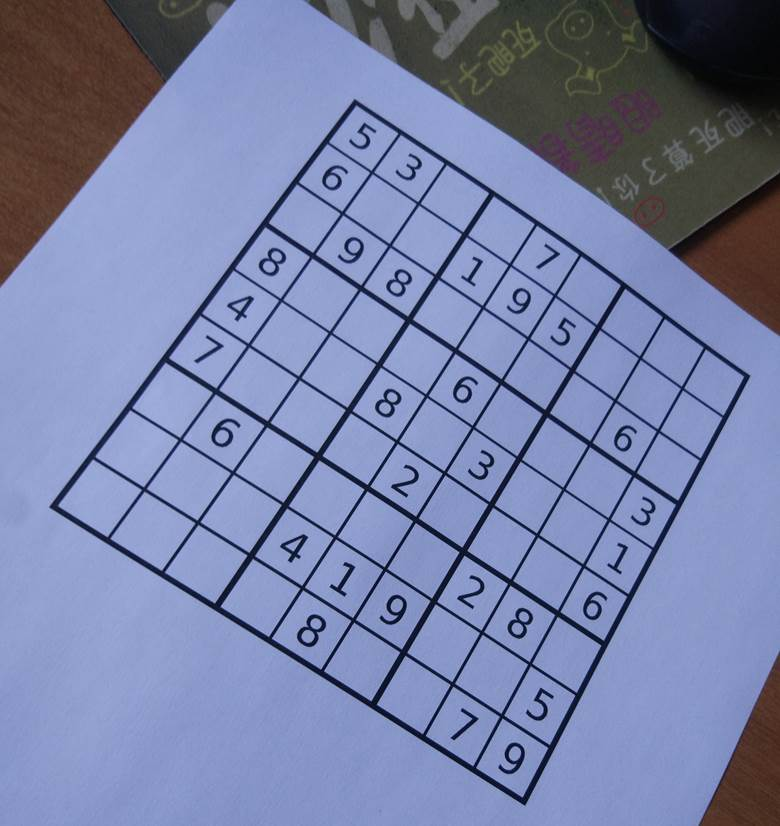
#> input picture data/sudoku1.jpg, 780 x 826 px
$ jupyter execute --allow-errors sudoku_part3.ipynb
#> lines starting #> are read from the running program, lines starting #| are printed output that depends on the picture; after the words box and inside, x2 and y2 are one past the last pixel; in counts of white or black regions, pixels touching at a corner belong together
[cell 1]
import numpy as np
import cv2
import matplotlib.pyplot as plt
from mpl_toolkits.axes_grid1 import ImageGrid
import os
from tqdm import tqdm
from sudoku import Sudoku as PySudoku

[cell 2]
def sudoku_part1(img):
    '''Integrated from Part 1.'''
    # Denoise.
    denoisedImg = cv2.medianBlur(img, 5)
    # Threashold.
    threshedImg = cv2.adaptiveThreshold(denoisedImg, 255, cv2.ADAPTIVE_THRESH_GAUSSIAN_C, cv2.THRESH_BINARY, 11, 0)
    threshedImg = cv2.medianBlur(threshedImg, 7)
    # Find contour.
    contours, _ = cv2.findContours(threshedImg, cv2.RETR_EXTERNAL, cv2.CHAIN_APPROX_SIMPLE)
    contours = sorted(contours, key=lambda x: cv2.contourArea(x))[::-1]
    puzzleContour = contours[0]
    # Find corners.
    perimeterContour = cv2.arcLength(puzzleContour, True)
    for i in range(0, 100):
        corners = cv2.approxPolyDP(puzzleContour, i / 100.0 * perimeterContour, True)
        if len(corners) == 4:
            break
    corners = np.array(corners).squeeze()
    # Get corners mapping.
    edgeLengths = [cv2.arcLength(np.array([corners[i], corners[j]]), False) for (i, j) in [(0, 1), (1, 2), (2, 3), (3, 1)]]
    height = width = int(max(edgeLengths))
    deskewedPoints = [(0, 0), (width - 1, 0), (width - 1, height - 1), (0, height - 1)] # Anti-clockwise.
    deskewedPoints = np.array(deskewedPoints)
    def getSkewedPoints(corners):
        '''Anti-clockwise.'''
        sum_ = corners.sum(axis=1)
        diff = -np.diff(corners, axis=1)
        br = corners[np.argmax(sum_)]
        tl = corners[np.argmin(sum_)]
        bl = corners[np.argmin(diff)]
        tr = corners[np.argmax(diff)]

        return np.array([tl, tr, br, bl])

    skewedPoints = getSkewedPoints(corners)
    # Deskew.
    transform = cv2.getPerspectiveTransform(skewedPoints.astype(np.float32), deskewedPoints.astype(np.float32))
    deskewedImg = cv2.warpPerspective(denoisedImg, transform, (width, height))

    return deskewedImg

def sudoku_part2(deskewedImg):
    '''Integrated from Part 2.'''
    # Remove the grid.
    threshedImg = cv2.adaptiveThreshold(deskewedImg, 255, cv2.ADAPTIVE_THRESH_GAUSSIAN_C, cv2.THRESH_BINARY, 11, 0)
    def getSeedPoint(img, th=0.9):
        h, w = img.shape
        r = None
        for i in range(h):
            r = h - i - 1
            if np.sum(img[r, :]) <= (1.0 - th) * w * 255:
                break
        for c in range(w):
            if img[r, c] == 0:
                return c, r
        return None, None

    SeedPoint = getSeedPoint(threshedImg)
    h, w = threshedImg.shape
    gridImg = cv2.cvtColor(threshedImg, cv2.COLOR_GRAY2BGR)
    gridMask = np.zeros((h + 2, w + 2), dtype=np.uint8)
    _, gridMarkedImg, gridMask, _ = cv2.floodFill(gridImg, gridMask, SeedPoint, (255, 0, 0))
    gridMask = gridMask[1:-1, 1:-1]
    gridMask = cv2.dilate(gridMask, np.ones((3, 3)))
    noGridImg = deskewedImg.copy()
    noGridImg[gridMask != 0] = 255
    # Crop into cells.
    h, w = noGridImg.shape
    cellH, cellW = h // 9, w // 9
    centerCropH, centerCropW = 64, 64

    def cropCell(img, row, col, cellH, cellW, centerCropH, centerCropW):
        assert row < 9 and col < 9 and row >= 0 and col >= 0

        r0 = row * cellH; c0 = col * cellW
        cell = np.array(img[r0 : r0 + cellH, c0 : c0 + cellW])
        leftTopRow = (cellH - centerCropH) // 2
        leftTopCol = (cellW - centerCropW) // 2

        cell = cell[leftTopRow : leftTopRow + centerCropH, leftTopCol : leftTopCol + centerCropW]

        return cell

    cellImgs = []
    for r in range(9):
        for c in range(9):
            cellImgs.append(cropCell(noGridImg, r, c, cellH, cellW, centerCropH, centerCropW))
    cellImgs = np.array(cellImgs).reshape(9, 9, centerCropH, centerCropW)
    # Count non-zeros.
    nonZeros = []
    threshedCells = []
    for r in range(9):
        for c in range(9):
            cell = np.array(cellImgs[r, c, ...])
            cell[cell > (255 // 2)] = 255
            cell = cv2.adaptiveThreshold(cell, 255, cv2.ADAPTIVE_THRESH_GAUSSIAN_C, cv2.THRESH_BINARY, 3, 0)
            threshedCells.append(cell)
            nonZeros.append(cv2.countNonZero(cell))
    threshedCells = np.array(threshedCells).reshape(9, 9, centerCropH, centerCropW)
    nonZeros = np.array(nonZeros).reshape(9, 9)
    # Identify empty/fill.
    emptyFills = nonZeros.copy()
    emptyFills[emptyFills < 125] = 0
    emptyFills[emptyFills > 0] = 1

    return cellImgs, emptyFills

[cell 3]
DigitsDir = './data/digits_arial_calibri'
Digits = []
Labels = []
#> (the rest of this cell did not finish here and is left out)

[cell 4]
fig = plt.figure(figsize=(4, 5))
plt.title('Sample Digits'); plt.xlabel('Column'); plt.ylabel('Row'); plt.xticks([]); plt.yticks([])
grid = ImageGrid(fig, 111, nrows_ncols=(5, 4), axes_pad=0.1)

for idx, (ax, im) in enumerate(zip(grid, Digits)):
    ax.imshow(im, cmap='gray'); ax.axis('off')

plt.show()
Labels

[cell 5]
# Resize into (20, 20).
SmDigitH, SmDigitW = 20, 20
SmDigits = []
for i in range(len(Digits)):
    digit = Digits[i]
    digit = cv2.resize(digit, (SmDigitW, SmDigitH))
    SmDigits.append(np.array(digit))
SmDigits = np.array(SmDigits)

[cell 6]
fig = plt.figure(figsize=(4, 5))
plt.title('Small Sample Digits'); plt.xlabel('Column'); plt.ylabel('Row'); plt.xticks([]); plt.yticks([])
grid = ImageGrid(fig, 111, nrows_ncols=(5, 4), axes_pad=0.1)

for idx, (ax, im) in enumerate(zip(grid, SmDigits)):
    ax.imshow(im, cmap='gray'); ax.axis('off')

plt.show()
Labels

[cell 7]
def createHOG():
    # To avoid variables pollution.
    winSize = (20, 20)
    blockSize = (8, 8)
    blockStride = (4, 4)
    cellSize = (8, 8)
    nbins = 9
    derivAperture = 1
    winSigma = -1
    histogramNormType = 0
    L2HysThreshold = 0.2
    gammaCorrection = 0
    nlevels = 64
    signedGradient = 1
    hog = cv2.HOGDescriptor(winSize, blockSize, blockStride, cellSize, nbins, derivAperture,
                            winSigma, histogramNormType, L2HysThreshold, gammaCorrection, nlevels, signedGradient)

    return hog

hog = createHOG()

[cell 8]
referenceHOG = []
for digit in SmDigits:
    vec = hog.compute(digit)
    referenceHOG.append(vec)

referenceHOG = np.array(referenceHOG)
referenceHOG.shape

[cell 9]
def compute_NN(testHOG, referenceHOG):
    def computeDistance(x, y):
        totalDist = ((x - y) ** 2).sum()
        return np.sqrt(totalDist)

    minDist = np.inf - 1
    minIndex = -1
    for i in range(len(referenceHOG)):
        ref = referenceHOG[i]
        dist = computeDistance(testHOG, ref)
        if dist < minDist:
            minDist = dist
            minIndex = i

    return minIndex, minDist

[cell 10]
SudokuImgPath = './data/sudoku1.jpg'
img = cv2.imread(SudokuImgPath)
#> img is the input picture: shape (826, 780, 3); mean B, G, R 166, 128.1, 119
img = cv2.cvtColor(img, cv2.COLOR_BGR2GRAY)
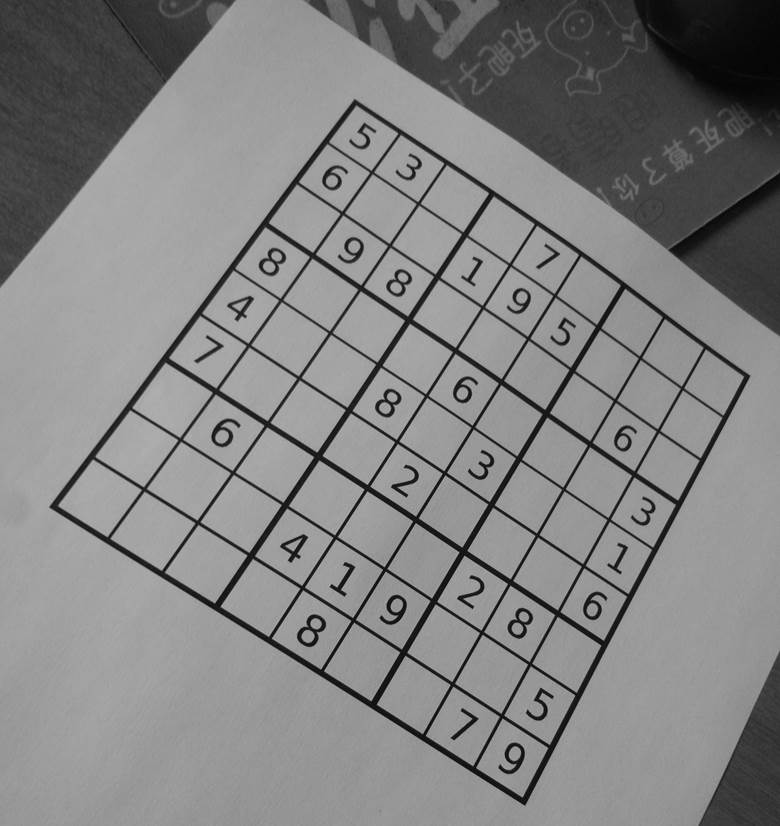
#> img: shape (826, 780); min 1, max 189, mean 129.6
deskewedImg = sudoku_part1(img)
#> in sudoku_part1, `threshedImg = cv2.adaptiveThreshold(denoisedImg, 255, cv2.ADAPTIVE_THR..`:
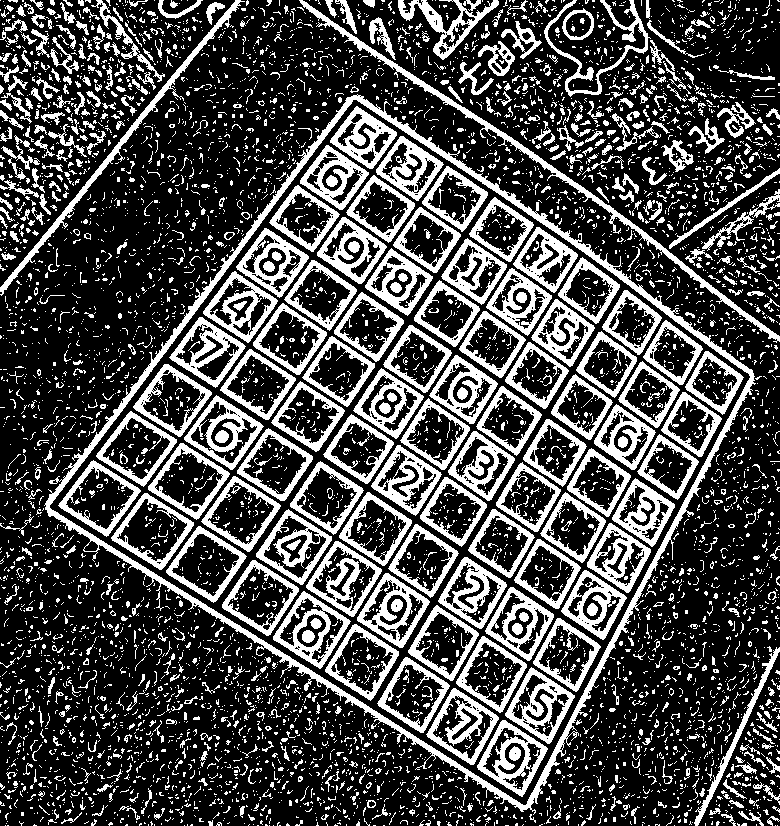
#> threshedImg: shape (826, 780); 28.8% white; 6355 white regions (5592 under 20 px), largest, box (x1, y1, x2, y2) and area: (44, 94, 756, 815) 12945, (299, 0, 780, 343) 3413, (0, 0, 245, 296) 2227
#> in sudoku_part1, `threshedImg = cv2.medianBlur(threshedImg, 7)`:
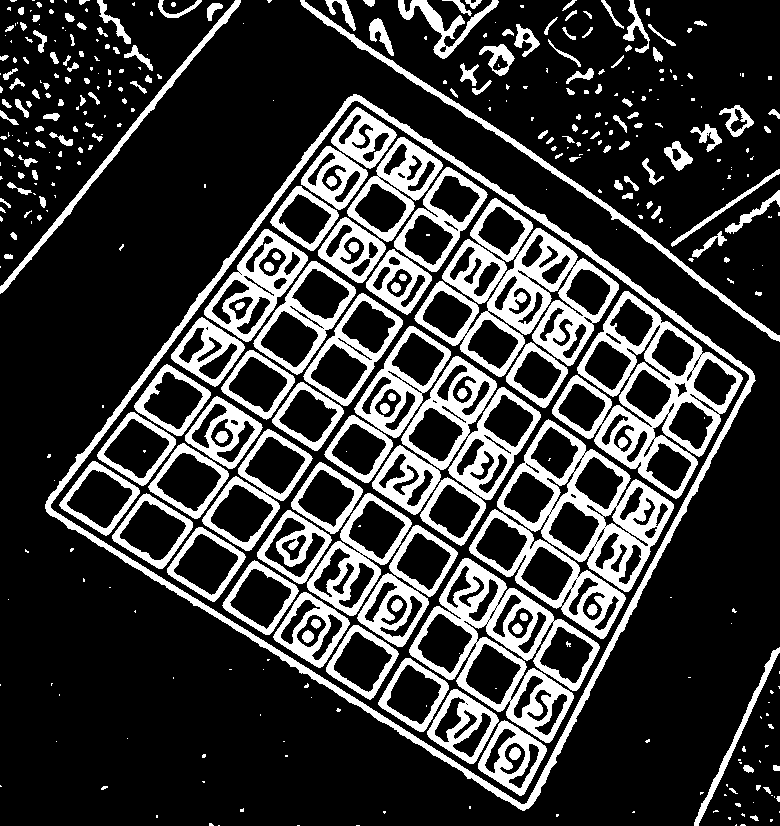
#> threshedImg: shape (826, 780); 22.6% white; 413 white regions (210 under 20 px)
#> in sudoku_part1, `contours, _ = cv2.findContours(threshedImg, cv2.RETR_EXTERNAL, cv2.CHA..`: contours = 338 contours, 234 with area under 20; largest, box (x1, y1, x2, y2) and area: (45, 94, 756, 811) 271422, (300, 0, 780, 342) 2858, (0, 0, 241, 294) 1850, (398, 0, 499, 59) 1282, (694, 647, 780, 826) 912
#> in sudoku_part1, `puzzleContour = contours[0]`: puzzleContour = contour of 1120 points, box (x1, y1, x2, y2) (45, 94, 756, 811), area 271422
#> in sudoku_part1, `perimeterContour = cv2.arcLength(puzzleContour, True)`: perimeterContour = 2243.3
#> the loop in sudoku_part1, `for i in range(0, 100):` made 2 passes
#> corners on pass 2: [[353, 94], [45, 508], [524, 810], [754, 375]]
#> in sudoku_part1, `edgeLengths = [cv2.arcLength(np.array([corners[i], corners[j]]), False..`: edgeLengths = [516, 566.3, 492.1, 721.4]
#> in sudoku_part1, `height = width = int(max(edgeLengths))`: height = 721
#> in sudoku_part1, `deskewedPoints = [(0, 0), (width - 1, 0), (width - 1, height - 1), (0,..`: deskewedPoints = [(0, 0), (720, 0), (720, 720), (0, 720)]
#> in sudoku_part1, `deskewedPoints = np.array(deskewedPoints)`: deskewedPoints = [[0, 0], [720, 0], [720, 720], [0, 720]]
#> in getSkewedPoints, `sum_ = corners.sum(axis=1)`: sum_ = [447, 553, 1334, 1129]
#> in getSkewedPoints, `diff = -np.diff(corners, axis=1)`: diff = [259, -463, -286, 379]
#> in getSkewedPoints, `br = corners[np.argmax(sum_)]`: br = [524, 810]
#> in getSkewedPoints, `tl = corners[np.argmin(sum_)]`: tl = [353, 94]
#> in getSkewedPoints, `bl = corners[np.argmin(diff)]`: bl = [45, 508]
#> in getSkewedPoints, `tr = corners[np.argmax(diff)]`: tr = [754, 375]
#> in sudoku_part1, `skewedPoints = getSkewedPoints(corners)`: skewedPoints = [[353, 94], [754, 375], [524, 810], [45, 508]]
#> in sudoku_part1, `transform = cv2.getPerspectiveTransform(skewedPoints.astype(np.float32..`: transform = [[1.05, 0.781, -444.2], [-0.869, 1.24, 190.1], [-0.000239, 0.000187, 1]]
cellImgs, emptyFills = sudoku_part2(deskewedImg)
#> in sudoku_part2, `threshedImg = cv2.adaptiveThreshold(deskewedImg, 255, cv2.ADAPTIVE_THR..`:
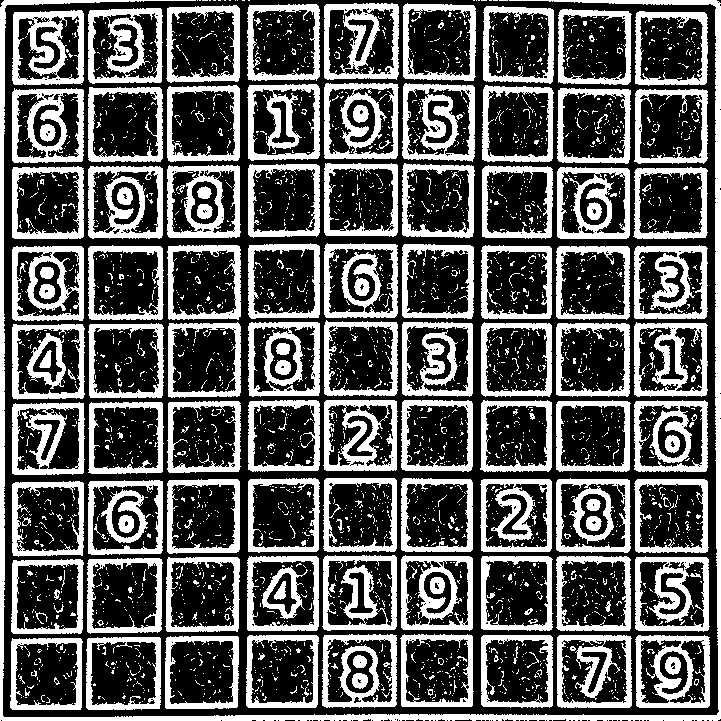
#> threshedImg: shape (721, 721); 35.9% white; 3405 white regions (3222 under 20 px), largest, box (x1, y1, x2, y2) and area: (0, 0, 721, 721) 11935, (12, 10, 84, 85) 2822, (402, 83, 475, 162) 2759
#> in sudoku_part2, `SeedPoint = getSeedPoint(threshedImg)`: SeedPoint = (3, 713)
#> in sudoku_part2, `_, gridMarkedImg, gridMask, _ = cv2.floodFill(gridImg, gridMask, SeedP..`: gridMask: shape (723, 723); values 0 (black) and 1 (white), 15.5% white; 1 white region, box (x1, y1, x2, y2) and area: (0, 0, 723, 723) 80912
#> in sudoku_part2, `gridMask = gridMask[1:-1, 1:-1]`: gridMask: shape (721, 721); values 0 (black) and 1 (white), 15% white; 1 white region, box (x1, y1, x2, y2) and area: (3, 0, 719, 717) 78024
#> in sudoku_part2, `gridMask = cv2.dilate(gridMask, np.ones((3, 3)))`: gridMask: shape (721, 721); values 0 (black) and 1 (white), 20.6% white; 1 white region, box (x1, y1, x2, y2) and area: (2, 0, 720, 718) 107097
#> in sudoku_part2, `noGridImg[gridMask != 0] = 255`:
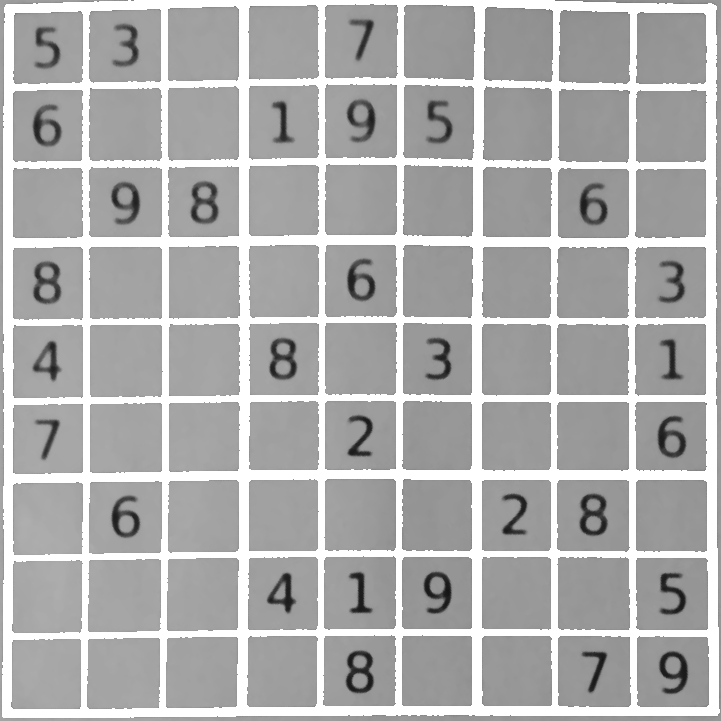
#> noGridImg: shape (721, 721); min 20, max 255, mean 173.6
#> the loop in sudoku_part2, `for r in range(9):` made 9 passes
#> pass 1, in cropCell, `cell = cell[leftTopRow : leftTopRow + centerCropH, leftTopCol : leftTo..`:
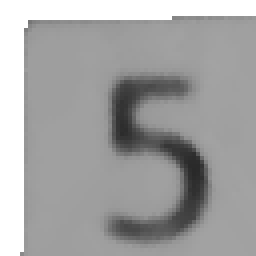
#> cell: shape (64, 64) (shown 4 times larger); min 41, max 255, mean 163.6
#> pass 1, in cropCell (call 2), `cell = cell[leftTopRow : leftTopRow + centerCropH, leftTopCol : leftTo..`:
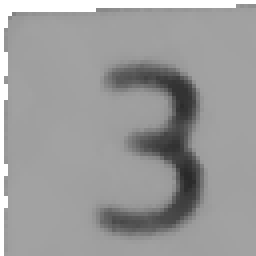
#> cell: shape (64, 64) (shown 4 times larger); min 41, max 255, mean 155
#> after the loop in sudoku_part2, `for r in range(9):`: cellImgs = 81 items
#> after the loop in sudoku_part2, `for r in range(9):`:
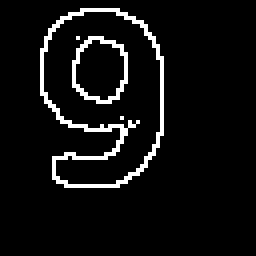
#> cell: shape (64, 64) (shown 4 times larger); 6.2% white in thin lines or dots, all inside (x1, y1, x2, y2) = (10, 2, 41, 47)
#> after the loop in sudoku_part2, `for r in range(9):`: nonZeros = 81 values, max 277 at index 20, min 0 at index 2, mean 85.41; threshedCells = 81 items

[cell 11]
thAndResizedCellImgs = np.zeros((9, 9, SmDigitH, SmDigitW), dtype=np.uint8)
for r in range(9):
    for c in range(9):
        img = np.array(cellImgs[r, c, ...])
        img = cv2.resize(img, (SmDigitW, SmDigitH))
        if emptyFills[r, c] == 1:
            img[img > 255 // 2] = 255
            img[img < 255] = 0
        else:
            img = 0
        thAndResizedCellImgs[r, c, ...] = img
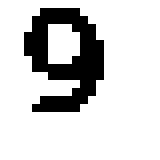
#> img: shape (20, 20) (shown 8 times larger); 81.8% white; black in thin lines or dots, all inside (x1, y1, x2, y2) = (3, 1, 13, 14)

[cell 12]
fig = plt.figure(figsize=(7, 7))
plt.title('Binary Extracted Cells'); plt.xlabel('Column'); plt.ylabel('Row'); plt.xticks([]); plt.yticks([])
grid = ImageGrid(fig, 111, nrows_ncols=(9, 9), axes_pad=0.05)

for ax, im in zip(grid, thAndResizedCellImgs.reshape(-1, SmDigitH, SmDigitW)):
    ax.imshow(im, cmap='gray'); ax.axis('off')
#> this loop made 81 passes

plt.show()

[cell 13]
def slidingWindowDigitRecog(img, startSize, hogObject, refHOG, refLabels, refH, refW):
    h, w = img.shape
    assert startSize <= h and startSize <= w
    minDist = np.inf - 1
    minIndex = -1

    for size in range(startSize, min(h, w) + 1):
        for r in range(h):
            for c in range(w):
                if r + size > h or c + size > w:
                    continue
                patch = np.array(img[r : r + size, c : c + size])
                patch = cv2.resize(patch, (refW, refH))
                _minIndex, _minDist = compute_NN(hogObject.compute(patch), refHOG)
                if _minDist < minDist:
                    minDist = _minDist
                    minIndex = _minIndex

    return refLabels[minIndex], minDist

[cell 14]
SudokuBoard = np.zeros((9, 9), dtype=np.int32)
SlidingWindowStartSize = 15
#> (the rest of this cell did not finish here and is left out)

[cell 15]
SudokuBoard

[cell 16]
textedCells = np.zeros((*cellImgs.shape, 3), dtype=np.uint8) # Colored
CellH, CellW = cellImgs[0, 0].shape
#> CellH = 64; CellW = 64
for r in range(0, 9):
    for c in range(0, 9):
        img = cellImgs[r, c, ...]
        img = cv2.cvtColor(img, cv2.COLOR_GRAY2BGR)
        cellValue = SudokuBoard[r, c]
        img = cv2.putText(img, str(cellValue) if cellValue != 0 else '/', (0, CellH), cv2.FONT_HERSHEY_COMPLEX, 1.25, (255, 0, 0))
        textedCells[r, c, ...] = img

[cell 17]
fig = plt.figure(figsize=(7, 7))
plt.title('Texted Cells'); plt.xlabel('Column'); plt.ylabel('Row'); plt.xticks([]); plt.yticks([])
grid = ImageGrid(fig, 111, nrows_ncols=(9, 9), axes_pad=0.05)

for ax, im in zip(grid, textedCells.reshape(-1, CellH, CellW, 3)):
    ax.imshow(im); ax.axis('off')

plt.show()

#> (a cell that did not finish here is left out)

#> (a cell that did not finish here is left out)

[cell 20]
solvedCells = np.zeros((*cellImgs.shape, 3), dtype=np.uint8) # Colored
CellH, CellW = cellImgs[0, 0].shape
#> (the rest of this cell did not finish here and is left out)

[cell 21]
fig = plt.figure(figsize=(7, 7))
plt.title('Solved Cells'); plt.xlabel('Column'); plt.ylabel('Row'); plt.xticks([]); plt.yticks([])
grid = ImageGrid(fig, 111, nrows_ncols=(9, 9), axes_pad=0.05)

for ax, im in zip(grid, solvedCells.reshape(-1, CellH, CellW, 3)):
    ax.imshow(im); ax.axis('off')

plt.show()
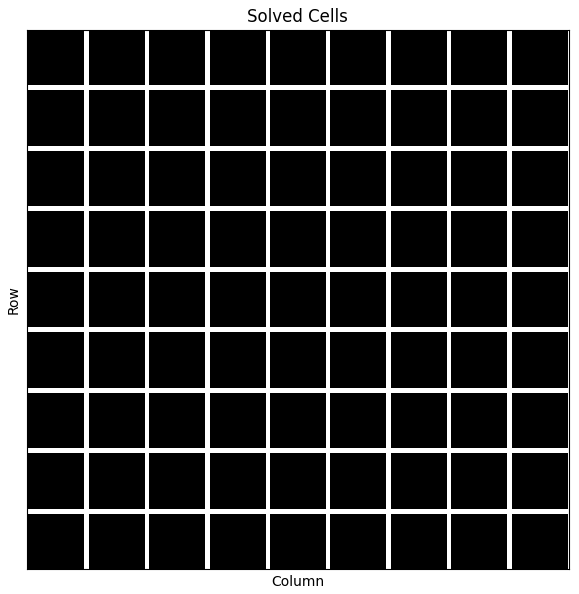
#> figure drawn by matplotlib, 81 panels
